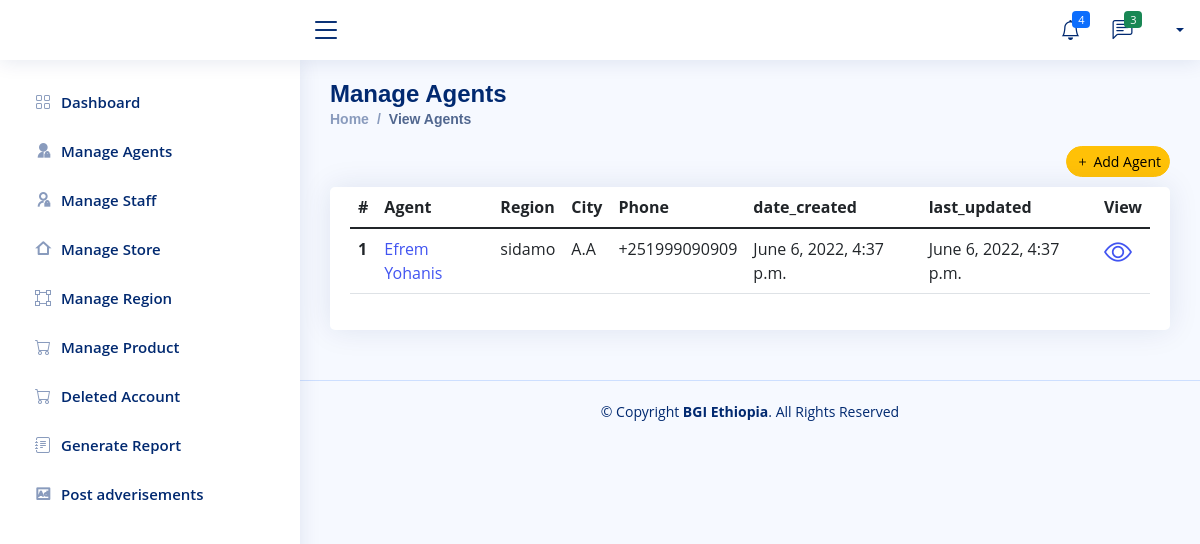
Page /BGI/agent-view/ on the earlier database version.
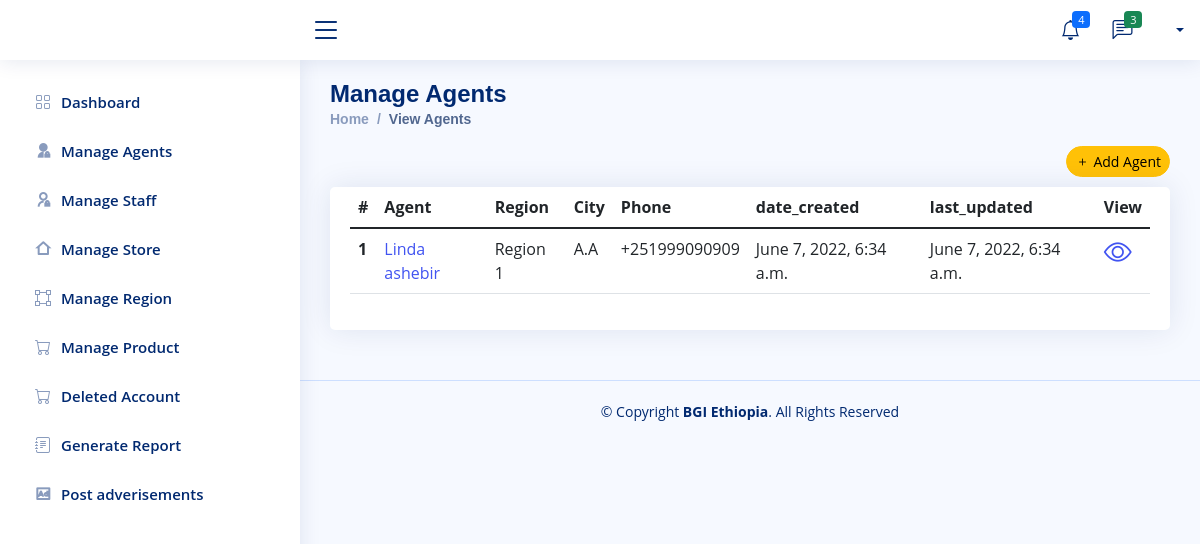
Same page on the later database version.
### Company/models.py (models this page shows, shortened)
class Agent(models.Model):
    user=models.OneToOneField(User,null=True, on_delete=models.CASCADE)
    Full_Name=models.CharField(max_length=300, null=True)
    phone1 = models.CharField(max_length=200, null=True)
    phone2 = models.CharField(max_length=200, null=True)
    facebook = models.CharField(max_length=200, null=True)
    telegram = models.CharField(max_length=200, null=True)
    instagram = models.CharField(max_length=200, null=True)
    about = models.TextField(max_length=500, null=True)
    profile_pic=models.ImageField(null=True,blank=True, upload_to='Profile/')
    Region=models.ForeignKey(Region,null=True, on_delete=models.CASCADE)
    city = models.CharField(max_length=200, null=True)
    address = models.CharField(max_length=200, null=True)
    location = models.CharField(max_length=500, null=True)
    TIN_NO = models.CharField(max_length=500, null=True)
    License = models.FileField(null=True, blank=True, upload_to='License')
    agreement = models.FileField(null=True, blank=True, upload_to='Agreement')
    marchentId=models.CharField(max_length=500, null=True)
    date_created = models.DateTimeField(auto_now_add=True, null=True)
    last_updated = models.DateTimeField(auto_now_add=True, null=True)

class Region(models.Model):
    Region_Name=models.CharField(max_length=100,blank=True, null=True)
    Location = models.CharField(max_length=200, null=True)
    date_created = models.DateTimeField(auto_now_add=True, null=True)
    def __str__(self) -> str:
        return self.Region_Name

### Company/views.py (the view)
# urls.py: path('agent-view/', views.agent_view, name='agent-view'),
def agent_view(request):
    all_agent = Agent.objects.all()
    context = {
        'all_agent': all_agent,
    }
    return render(request, 'Company/agents/agent-view.html', context)

### Templates/Company/agents/agent-view.html (shortened to what this page needs)
{% extends 'Company/company-base.html' %}
{% block content %}
<main id="main" class="main">
  <div class="pagetitle">
    <h1>Manage Agents</h1>
    <nav>
      <ol class="breadcrumb">
        <li class="breadcrumb-item"><a href="{% url 'admin-dashbord' %}">Home</a></li>
        <li class="breadcrumb-item active">View Agents</li>
      </ol>
      <div class="text-end">
        <a href="{% url 'add-agent' %}" class="item-end">
          <button type="button" class="btn btn-sm rounded-pill btn-warning"><i class="bi bi-plus me-1"></i>Add
            Agent</button>
        </a>
      </div>
    </nav>
  </div>
  <section class="section">
    <div class="row">
      <div class="col-lg-12">
        <div class="card">
          <div class="card-body">
            <table class="table datatable">
              <thead>
                <tr>
                  <th scope="col">#</th>
                  <th scope="col">Agent</th>
                  <th scope="col">Region</th>
                  <th scope="col">City</th>
                  <th scope="col">Phone</th>
                  <th scope="col">date_created</th>
                  <th scope="col">last_updated</th>
                  <th scope="col">View</th>
                </tr>
              </thead>
              <tbody>
                {% for agent in all_agent %}
                {% if agent.user.is_active%}
                <tr>
                  <th scope="row">1</th>
                  <td><a href="{%  url 'agent-detail' agent.id  %}">{{agent.Full_Name}}</a></td>
                  <td>{{agent.Region}}</td>
                  <td>{{agent.city}}</td>
                  <td>{{agent.phone1}}</td>
                  <td>{{agent.date_created}}</td>
                  <td>{{agent.last_updated}}</td>
                  <td><a href="{% url 'agent-detail' agent.id %}">
                      <h3><i class="bi bi-eye"></i></h3>
                    </a></td>
                </tr>
                {% endif %}
                {% endfor %}
              </tbody>
            </table>
          </div>
        </div>
      </div>
    </div>
  </section>
</main>
{% endblock %}

Differences in the rows shown:
removed Agent: Full_Name "Efrem Yohanis", Region "sidamo", city "A.A", phone1 "+251999090909", date_created "June 6, 2022, 4:37 p.m.", last_updated "June 6, 2022, 4:37 p.m."
added Agent: Full_Name "Linda ashebir", Region "Region 1", city "A.A", phone1 "+251999090909", date_created "June 7, 2022, 6:34 a.m.", last_updated "June 7, 2022, 6:34 a.m."
